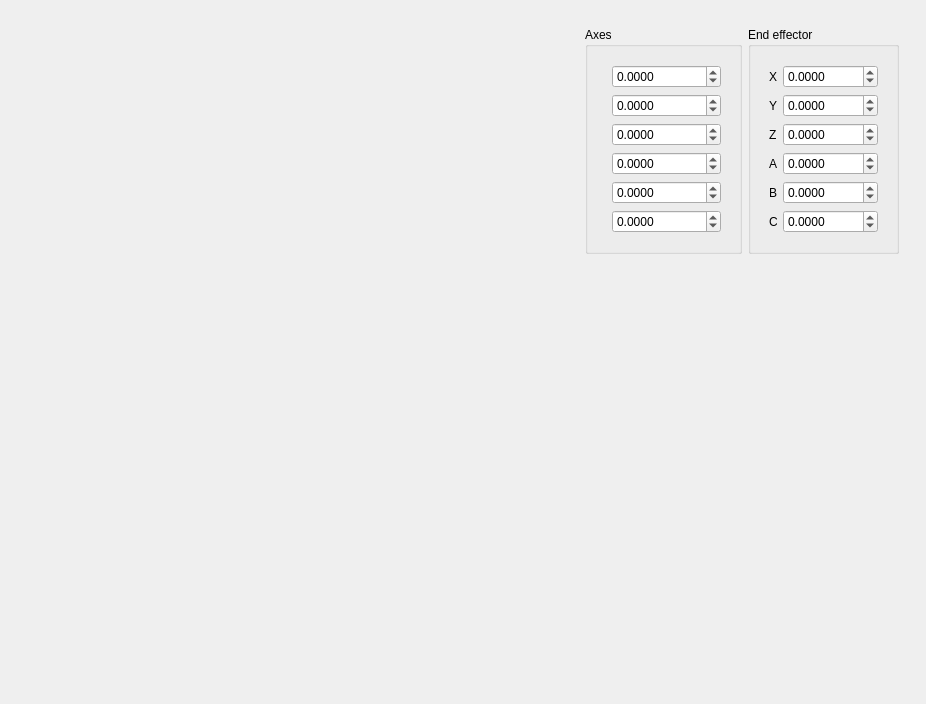
<?xml version="1.0" encoding="UTF-8"?>
<ui version="4.0">
 <class>MainWindow</class>
 <widget class="QMainWindow" name="MainWindow">
  <property name="geometry">
   <rect>
    <x>0</x>
    <y>0</y>
    <width>926</width>
    <height>704</height>
   </rect>
  </property>
  <property name="windowTitle">
   <string>MainWindow</string>
  </property>
  <widget class="QWidget" name="widget">
   <layout class="QHBoxLayout" name="horizontalLayout">
    <item>
     <widget class="QVTKOpenGLWidget" name="vtkWidget" native="true"/>
    </item>
    <item>
     <widget class="QWidget" name="widget_2" native="true">
      <property name="maximumSize">
       <size>
        <width>350</width>
        <height>16777215</height>
       </size>
      </property>
      <layout class="QVBoxLayout" name="verticalLayout">
       <item>
        <widget class="QWidget" name="widget_5" native="true">
         <layout class="QHBoxLayout" name="horizontalLayout_4">
          <item>
           <widget class="QGroupBox" name="groupBox">
            <property name="minimumSize">
             <size>
              <width>150</width>
              <height>0</height>
             </size>
            </property>
            <property name="title">
             <string>Axes</string>
            </property>
            <layout class="QHBoxLayout" name="horizontalLayout_2">
             <item>
              <widget class="QWidget" name="widget_3" native="true">
               <layout class="QFormLayout" name="formLayout">
                <item row="0" column="0">
                 <widget class="QLabel" name="label_A1">
                  <property name="text">
                   <string>A1</string>
                  </property>
                 </widget>
                </item>
                <item row="0" column="1">
                 <widget class="QDoubleSpinBox" name="doubleSpinBox_A1">
                  <property name="decimals">
                   <number>4</number>
                  </property>
                  <property name="minimum">
                   <double>-1000000.000000000000000</double>
                  </property>
                  <property name="maximum">
                   <double>1000000.000000000000000</double>
                  </property>
                  <property name="singleStep">
                   <double>1.000000000000000</double>
                  </property>
                 </widget>
                </item>
                <item row="1" column="0">
                 <widget class="QLabel" name="label_A2">
                  <property name="text">
                   <string>A2</string>
                  </property>
                 </widget>
                </item>
                <item row="1" column="1">
                 <widget class="QDoubleSpinBox" name="doubleSpinBox_A2">
                  <property name="decimals">
                   <number>4</number>
                  </property>
                  <property name="minimum">
                   <double>-1000000.000000000000000</double>
                  </property>
                  <property name="maximum">
                   <double>1000000.000000000000000</double>
                  </property>
                  <property name="singleStep">
                   <double>1.000000000000000</double>
                  </property>
                 </widget>
                </item>
                <item row="2" column="0">
                 <widget class="QLabel" name="label_A3">
                  <property name="text">
                   <string>A3</string>
                  </property>
                 </widget>
                </item>
                <item row="2" column="1">
                 <widget class="QDoubleSpinBox" name="doubleSpinBox_A3">
                  <property name="decimals">
                   <number>4</number>
                  </property>
                  <property name="minimum">
                   <double>-1000000.000000000000000</double>
                  </property>
                  <property name="maximum">
                   <double>1000000.000000000000000</double>
                  </property>
                  <property name="singleStep">
                   <double>1.000000000000000</double>
                  </property>
                 </widget>
                </item>
                <item row="3" column="0">
                 <widget class="QLabel" name="label_A4">
                  <property name="text">
                   <string>A4</string>
                  </property>
                 </widget>
                </item>
                <item row="3" column="1">
                 <widget class="QDoubleSpinBox" name="doubleSpinBox_A4">
                  <property name="decimals">
                   <number>4</number>
                  </property>
                  <property name="minimum">
                   <double>-1000000.000000000000000</double>
                  </property>
                  <property name="maximum">
                   <double>1000000.000000000000000</double>
                  </property>
                  <property name="singleStep">
                   <double>1.000000000000000</double>
                  </property>
                 </widget>
                </item>
                <item row="4" column="0">
                 <widget class="QLabel" name="label_A5">
                  <property name="text">
                   <string>A5</string>
                  </property>
                 </widget>
                </item>
                <item row="4" column="1">
                 <widget class="QDoubleSpinBox" name="doubleSpinBox_A5">
                  <property name="decimals">
                   <number>4</number>
                  </property>
                  <property name="minimum">
                   <double>-1000000.000000000000000</double>
                  </property>
                  <property name="maximum">
                   <double>1000000.000000000000000</double>
                  </property>
                  <property name="singleStep">
                   <double>1.000000000000000</double>
                  </property>
                 </widget>
                </item>
                <item row="5" column="0">
                 <widget class="QLabel" name="label_A6">
                  <property name="text">
                   <string>A6</string>
                  </property>
                 </widget>
                </item>
                <item row="5" column="1">
                 <widget class="QDoubleSpinBox" name="doubleSpinBox_A6">
                  <property name="decimals">
                   <number>4</number>
                  </property>
                  <property name="minimum">
                   <double>-1000000.000000000000000</double>
                  </property>
                  <property name="maximum">
                   <double>1000000.000000000000000</double>
                  </property>
                  <property name="singleStep">
                   <double>1.000000000000000</double>
                  </property>
                 </widget>
                </item>
               </layout>
              </widget>
             </item>
            </layout>
           </widget>
          </item>
          <item>
           <widget class="QGroupBox" name="groupBox_2">
            <property name="minimumSize">
             <size>
              <width>150</width>
              <height>0</height>
             </size>
            </property>
            <property name="title">
             <string>End effector</string>
            </property>
            <layout class="QHBoxLayout" name="horizontalLayout_3">
             <item>
              <widget class="QWidget" name="widget_4" native="true">
               <layout class="QFormLayout" name="formLayout_2">
                <item row="0" column="0">
                 <widget class="QLabel" name="label_X">
                  <property name="text">
                   <string>X</string>
                  </property>
                 </widget>
                </item>
                <item row="0" column="1">
                 <widget class="QDoubleSpinBox" name="doubleSpinBox_X">
                  <property name="decimals">
                   <number>4</number>
                  </property>
                  <property name="minimum">
                   <double>-1000000.000000000000000</double>
                  </property>
                  <property name="maximum">
                   <double>1000000.000000000000000</double>
                  </property>
                 </widget>
                </item>
                <item row="1" column="0">
                 <widget class="QLabel" name="label_Y">
                  <property name="text">
                   <string>Y</string>
                  </property>
                 </widget>
                </item>
                <item row="1" column="1">
                 <widget class="QDoubleSpinBox" name="doubleSpinBox_Y">
                  <property name="decimals">
                   <number>4</number>
                  </property>
                  <property name="minimum">
                   <double>-1000000.000000000000000</double>
                  </property>
                  <property name="maximum">
                   <double>1000000.000000000000000</double>
                  </property>
                 </widget>
                </item>
                <item row="2" column="0">
                 <widget class="QLabel" name="label_Z">
                  <property name="text">
                   <string>Z</string>
                  </property>
                 </widget>
                </item>
                <item row="2" column="1">
                 <widget class="QDoubleSpinBox" name="doubleSpinBox_Z">
                  <property name="decimals">
                   <number>4</number>
                  </property>
                  <property name="minimum">
                   <double>-1000000.000000000000000</double>
                  </property>
                  <property name="maximum">
                   <double>1000000.000000000000000</double>
                  </property>
                 </widget>
                </item>
                <item row="3" column="0">
                 <widget class="QLabel" name="label_A">
                  <property name="text">
                   <string>A</string>
                  </property>
                 </widget>
                </item>
                <item row="3" column="1">
                 <widget class="QDoubleSpinBox" name="doubleSpinBox_A">
                  <property name="decimals">
                   <number>4</number>
                  </property>
                  <property name="minimum">
                   <double>-1000000.000000000000000</double>
                  </property>
                  <property name="maximum">
                   <double>1000000.000000000000000</double>
                  </property>
                 </widget>
                </item>
                <item row="4" column="0">
                 <widget class="QLabel" name="label_B">
                  <property name="text">
                   <string>B</string>
                  </property>
                 </widget>
                </item>
                <item row="4" column="1">
                 <widget class="QDoubleSpinBox" name="doubleSpinBox_B">
                  <property name="decimals">
                   <number>4</number>
                  </property>
                  <property name="minimum">
                   <double>-1000000.000000000000000</double>
                  </property>
                  <property name="maximum">
                   <double>1000000.000000000000000</double>
                  </property>
                 </widget>
                </item>
                <item row="5" column="0">
                 <widget class="QLabel" name="label_C">
                  <property name="text">
                   <string>C</string>
                  </property>
                 </widget>
                </item>
                <item row="5" column="1">
                 <widget class="QDoubleSpinBox" name="doubleSpinBox_C">
                  <property name="decimals">
                   <number>4</number>
                  </property>
                  <property name="minimum">
                   <double>-1000000.000000000000000</double>
                  </property>
                  <property name="maximum">
                   <double>1000000.000000000000000</double>
                  </property>
                 </widget>
                </item>
               </layout>
              </widget>
             </item>
            </layout>
           </widget>
          </item>
         </layout>
        </widget>
       </item>
       <item>
        <spacer name="verticalSpacer">
         <property name="orientation">
          <enum>Qt::Vertical</enum>
         </property>
         <property name="sizeHint" stdset="0">
          <size>
           <width>20</width>
           <height>440</height>
          </size>
         </property>
        </spacer>
       </item>
      </layout>
     </widget>
    </item>
   </layout>
  </widget>
 </widget>
 <customwidgets>
  <customwidget>
   <class>QVTKOpenGLWidget</class>
   <extends>QWidget</extends>
   <header>qvtkopenglwidget.h</header>
   <container>1</container>
  </customwidget>
 </customwidgets>
 <resources/>
 <connections/>
</ui>
